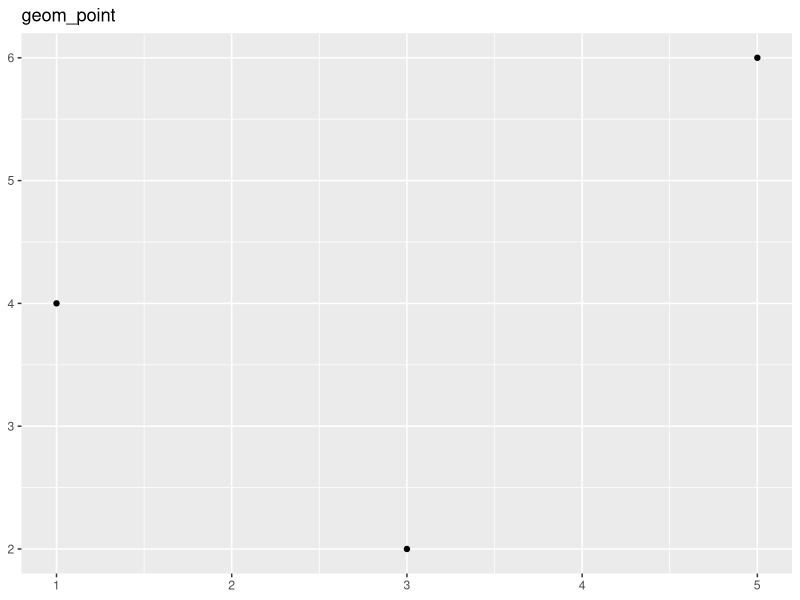
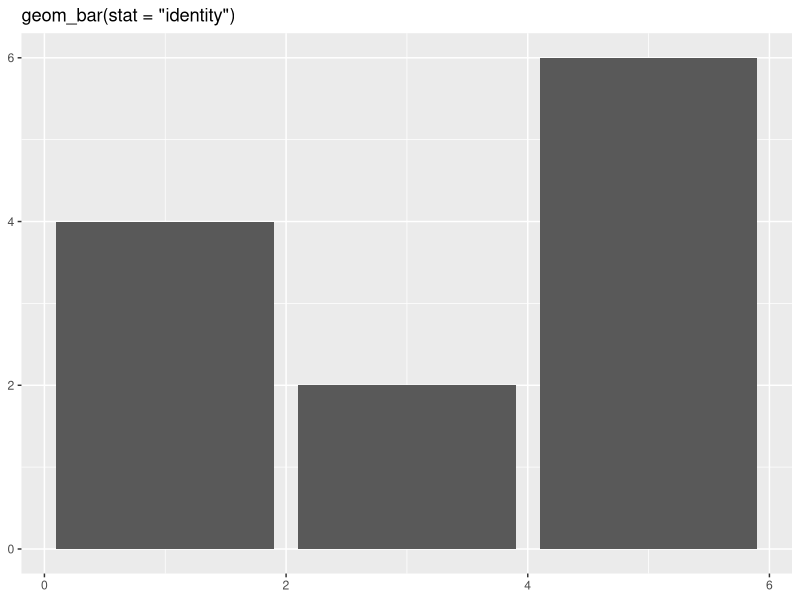
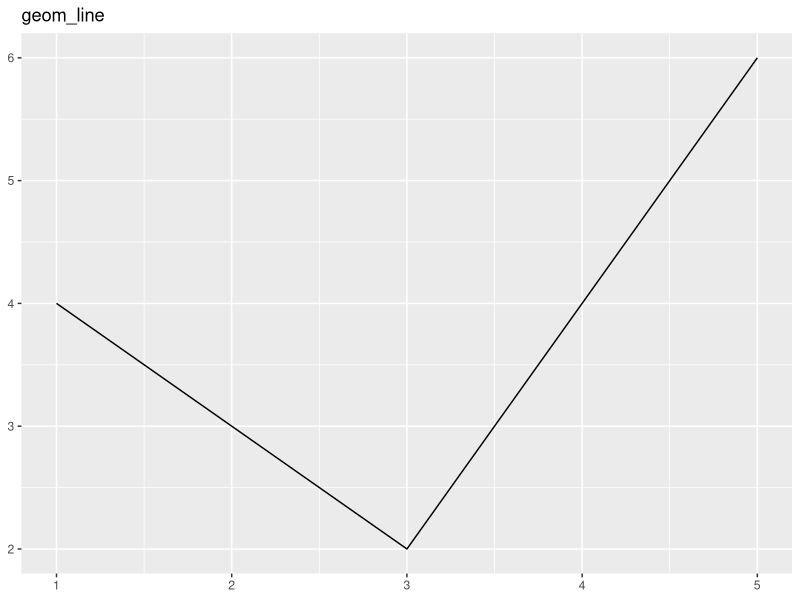
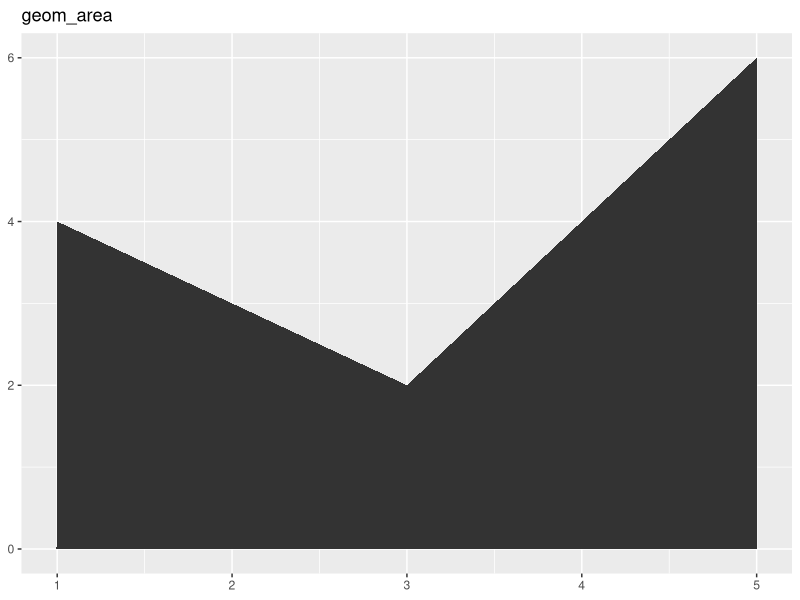
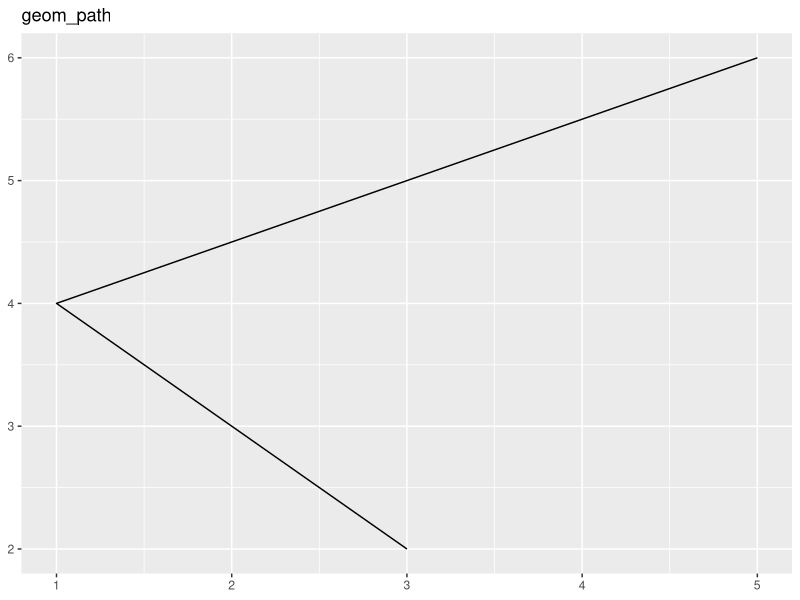
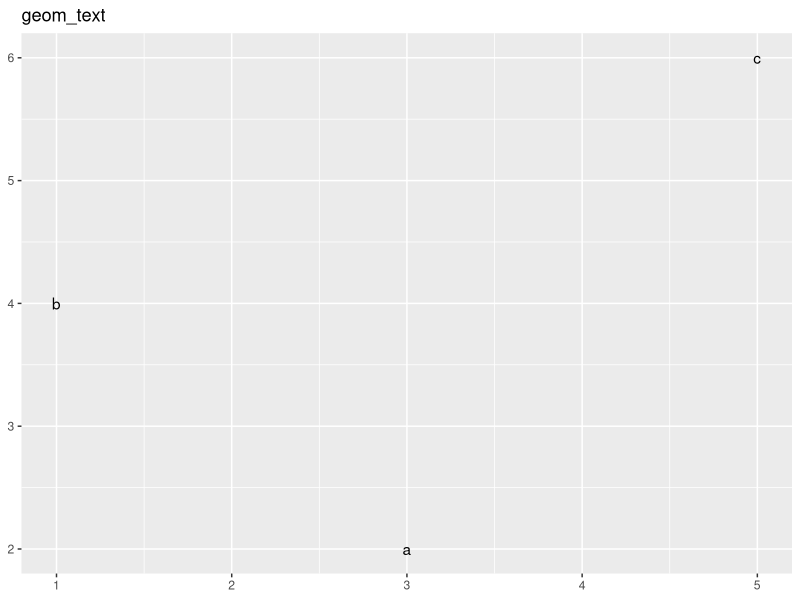
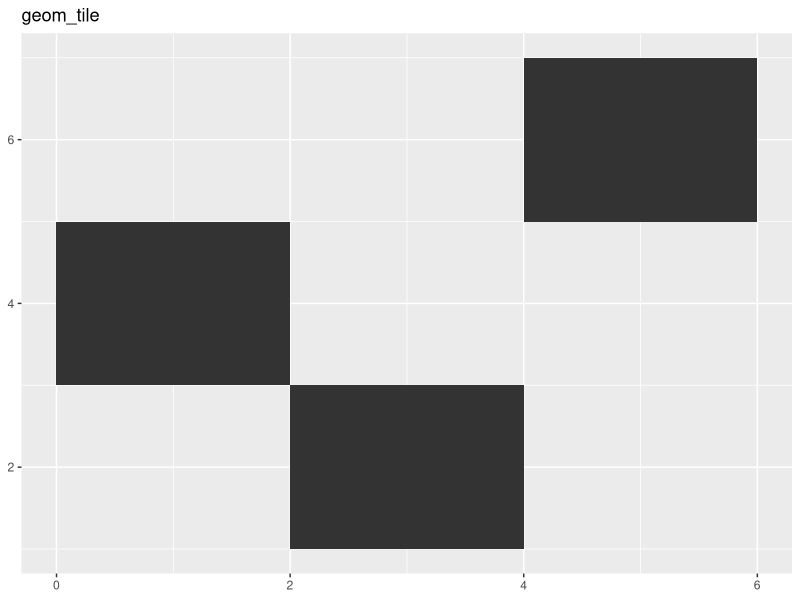
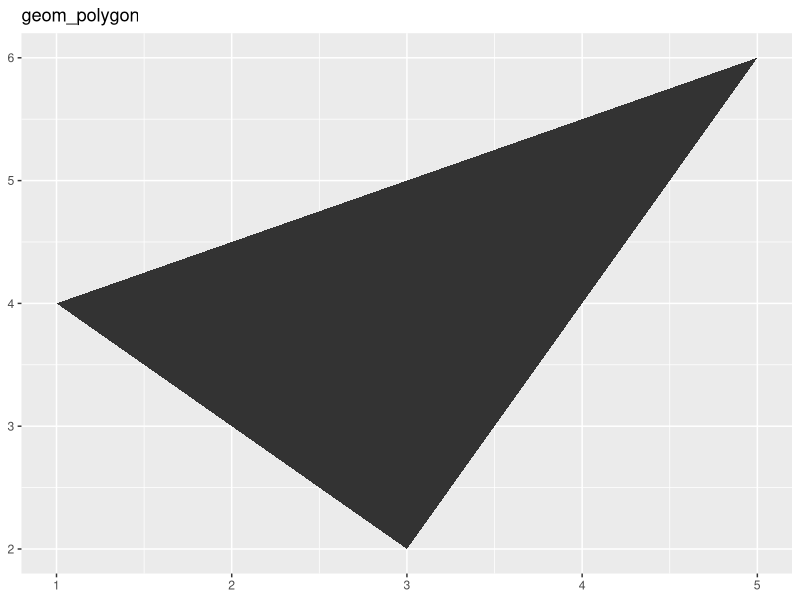

Source code (R) for these figures, in order: (Note: this script raises an error after producing the figures.)
# TOOLBOX
# lists geoms and stats in ggplot2, broken down by their purpose
# 3 purposes of a layer: display data, display statistical summary or
# add additional metadata, context and annotations
# example of metadata is a map as a background layer for spatial data
library(ggplot2)
df <- data.frame(
  x = c(3, 1, 5),
  y = c(2, 4, 6),
  label = c("a", "b", "c")
)

p <- ggplot(df, aes(x, y, label = label)) + xlab(NULL) + ylab(NULL)
p + geom_point() + labs(title = "geom_point") # opts is defunct; using labs instead
p + geom_bar(stat = "identity") + labs(title = "geom_bar(stat = \"identity\")")
# geom_bar does not work with the default stat ie bin as a value for y is specified

p + geom_line() + labs(title = "geom_line")
p + geom_area() + labs(title = "geom_area")
p + geom_path() + labs(title = "geom_path")
p + geom_text() + labs(title = "geom_text")
p + geom_tile() + labs(title = "geom_tile")
p + geom_polygon() + labs(title = "geom_polygon")

# DISPLAYING DISTRIBUTIONS

# depends on dimensionality of distribution, whether it's continuous or
# discrete, and whether you're interested in conditional or joint distribution

# histogram is great for 1d continuous distributions
# bin placement is important and we can change binwidth and specify the exact location of breaks
# to compare distributions between groups, create small multiples of the histogram, facets = .~var;
# use a frequency polygon, geom = "freqpoly"; or create a conditional density plot, position = "fill"
# never rely on the default parameters to get a reveling view of the distributions!!!

depth_dist <- ggplot(diamonds, aes(depth)) + xlim(58, 68) 
depth_dist + geom_histogram(aes(y = ..density..), binwidth = 0.1) + facet_grid(cut ~ .)
depth_dist + geom_histogram(aes(fill = cut), binwidth = 0.1, position = "fill")
depth_dist + geom_freqpoly(aes(y = ..density.., colour =  cut), binwidth = 0.1)

# both histogram and freqpoly use stat_bin. the statistic produces two output variables count and density
# density is count divided by total count

# geom_boxplot =  stat_boxplot + geom_boxplot: box and whisker plot
# for a continuous variable conditioned by a categorical variable. this is a useful display when a 
# categorical variable has many distinct values. histogram and freqpoly can be better when there are few
library(plyr)
qplot(cut, depth, data = diamonds, geom = "boxplot")
qplot(cut, depth, data = diamonds, geom = "boxplot", 
      group = round_any(carat, 0.1, floor), xlim = c(0, 3)) # error here
# boxplot can be made for continuous variables using the group aesthetic 
# not working currently

# geom_jitter = position_jitter + geom_point: a crude way of looking at discrete distributions 
# by adding random noise to discrete values so they don't overplot
qplot(class, cty, data = mpg, geom = "jitter")
qplot(class, drv, data = mpg, geom = "jitter")
qplot(class, cty, data = mpg, geom = "point") # this thing is just weird!

# geom_density = stat_density + geom_area: a smoothed version of frequency polygons based on
# kernal smoothers. Use a density plot when you know the underlying density is 
# smooth, continuous and unbounded. USe the adjust parameter to make the density more or less smooth
qplot(depth, data = diamonds, geom = "density", xlim = c(54, 70))
qplot(depth, data = diamonds, geom = "density", xlim = c(54, 70),
      fill = cut, alpha = I(0.2))
# next section is visualizing a continuous 2d distribution

# DEALING WITH OVERPLOTTING
# small amount of overplotting can be overcome by making the points smaller, or using hollow glyphs
df <- data.frame(x = rnorm(2000), y = rnorm(2000))
norm <- ggplot(df, aes(x, y))
norm + geom_point()
norm + geom_point(shape = 1)
norm + geom_point(shape = ".") # pixel sized

# for larger datasets, aplha blending can be used to make the points transparent
# if aplha is specified as a ratio, the denominator gives the number of points that must be overplotted
# to give a solid colour. The lowest amount of transparency R can use is 1/256
# so it will not be effective for heavy overplotting
library(scales)
norm + geom_point(colour = alpha("black", 1/3))
norm + geom_point(colour = alpha("black", 1/5))
norm + geom_point(colour = alpha("black", 1/10))

# if there is some discreteness in the data, you can randomly jitter the points to alleviate 
# some overlaps. This is useful in conjunction with transparency. By default, the amount of jitter added is 40% 
# of the resolution of the data which leaves a small gap between adjacent regions
td <- ggplot(diamonds, aes(table, depth)) + xlim(50, 70) + ylim(50, 70)
td + geom_point()
td + geom_jitter()
jit <- position_jitter(width = 0.5)
td + geom_jitter(position = jit)
td + geom_jitter(position = jit, colour = alpha("black", 1/10))
td + geom_jitter(position = jit, colour = alpha("black", 1/50))
td + geom_jitter(position = jit, colour = alpha("black", 1/200))

# we can think of overplotting as a 2d density estimation problem and get two more approaches
# bin the points and count the number in each bin, then visualize the count in some way
d <- ggplot(diamonds, aes(carat, price)) + xlim(1, 3) + labs(legend.position = "none")
d + stat_bin2d()
d + stat_bin2d(bins = 10)
d + stat_bin2d(binwidth = c(0.02, 200))
install.packages("hexbin")
library(hexbin)
d + stat_binhex()
d + stat_binhex(bins = 10)
d + stat_binhex(binwidth = c(0.02, 200))

# estimate the 2d density with stat_density2d and overlay contours from this distribution t
# the scatterplot, or display the density by itself as coloured tiles, or points
# with size proportional to density
d <- ggplot(diamonds, aes(carat, price)) + xlim(1, 3) + labs(legend.position = "none")
d + geom_point() + geom_density2d()
d + stat_density2d(geom = "point", aes(size = ..density..), 
                   contour = F) + scale_area(to = c(0.2, 1.5)) # deprecated

d + stat_density2d(geom = "point", aes(size = ..density..), 
                   contour = F)
# if you want the conditional distribution of y on a given x, then 2.5.3

# Another way to handle overplotting is to add data sumamries to guide the eye to the true shape of the
# pattern within the data eg smooth line (later)
# MAPS (mostly US centric)

# REVEALING UNCERTAINTY
# there are four basic families of geoms that can be used for this job depending on
# whether x values are continuous or discrete adn whether or not you want to display the middle of the 
# interval or just the extant
# as there are so many ways to calculate standard errors, the calculation is upto you
# for very simple cases, ggplot2 gives tools in the form of statical summaries
# effects package: check it out

d <- subset(diamonds, carat < 2.5 & rbinom (nrow(diamonds), 1, 0.2) == 1)
d$lcarat <- log10(d$carat)
d$lprice <- log10(d$price)

# remove overall linear trend
detrend <- lm(lprice ~ lcarat, data = d)
d$lprice2 <- resid(detrend)
mod <- lm(lprice2 ~ lcarat * color, data = d )

install.packages("effects")
library(effects)

effectsdf <- function(...) {
  suppressWarnings(as.data.frame(effect(...)))
}
color <- effectsdf("color", mod)
both1 <- effectsdf("lcarat:color", mod)

carat <- effectsdf("lcarat", mod, default.levels = 50)
both2 <- effectsdf("lcarat:color", mod, default.levels = 3)




# STATISTICAL SUMMARIES
?stat_summary
# individual summary functions
midm <- function(x) mean(x, trim = 0.5)
m2 + stat_summary(aes(colour = "trimmed")) # never made m2 in the book!

# Single summary function
# something like m2 here too!

# Annotating a plot
# Annotations can be added one at a time or many at once
# one at a time works best for small number of annotations with varying 
# aesthetics. you just set all the values to give desired properties
# if you have multiple annotations with similar properties, it makes sense to 
# put all of them in a data frame and apply all at once
# below, we will add info about presidents to economic data
names(economics)
unemp <- qplot(x = date, y = unemploy, data = economics, geom = "line", xlab = "",
               ylab = "No. Unemployed(1000s")
presidential <- presidential[-(1:3), ]
yrng <- range(economics$unemploy)
xrng <- range(economics$date)
unemp + geom_vline(aes(xintercept = start), data = presidential)

unemp + geom_rect(aes(NULL, NULL, xmin = start, xmax = end, fill = party),
                  ymin = yrng[1], ymax = yrng[2], ddata = presidential) + 
  scale_fill_manual(values = alpha(c("blue", "red"), 0.2))
